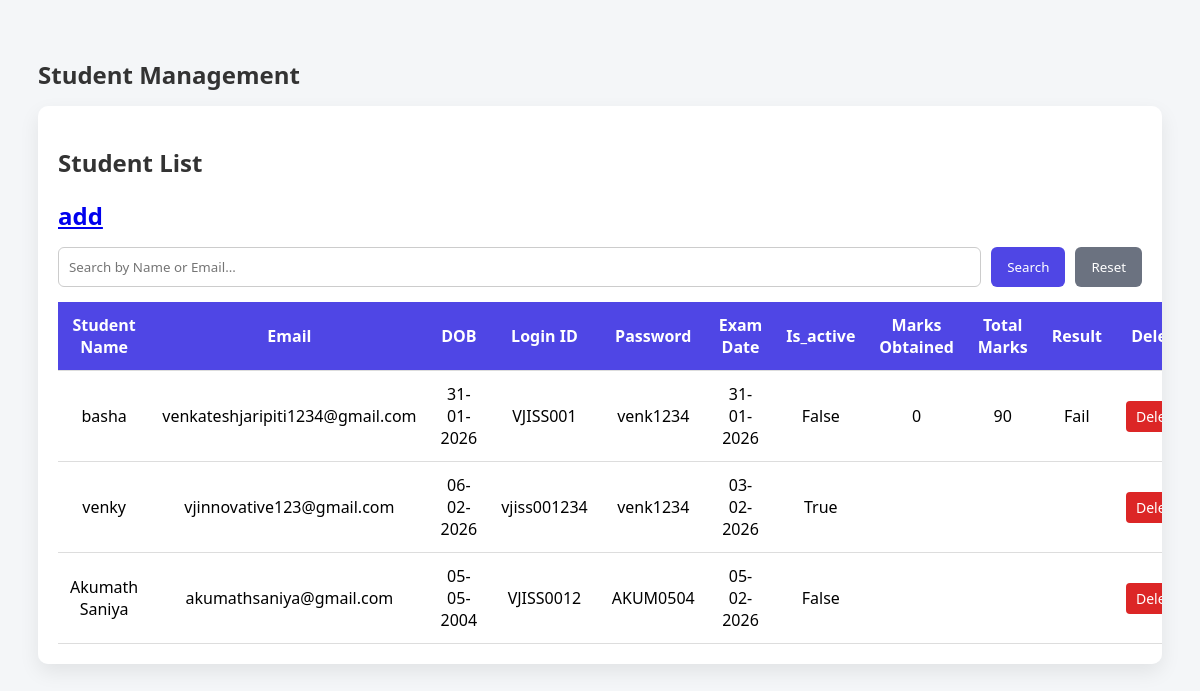
The page /stddata/ on the database as committed earlier.
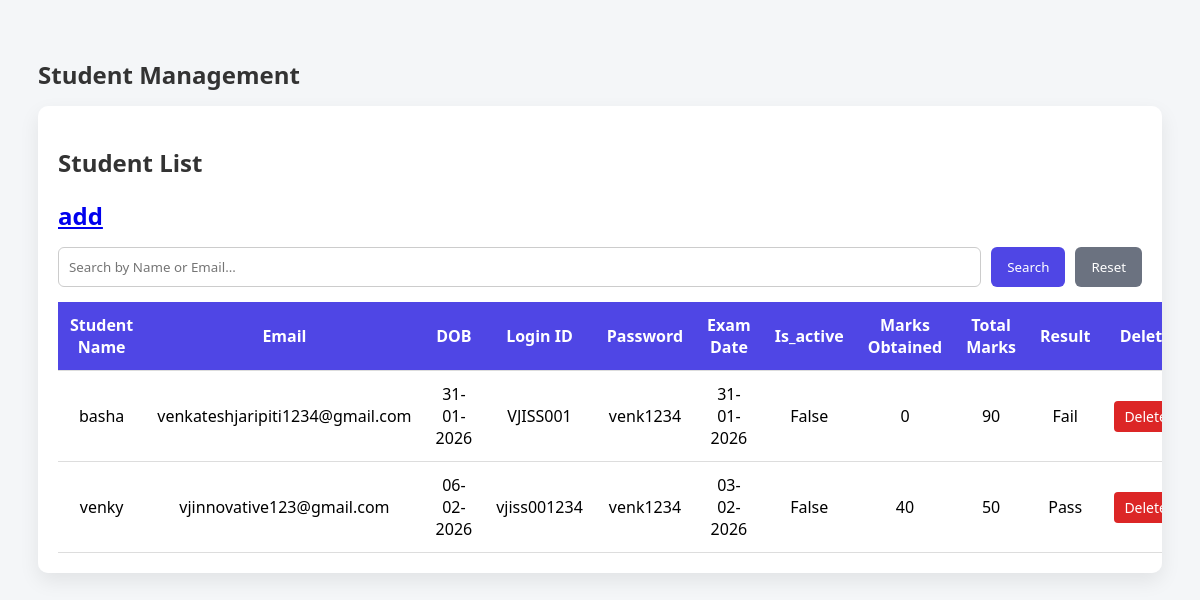
The same page on the database as committed later.
### CodingTestApp/models.py (models this page shows, shortened)
class Student(models.Model):
    student_name=models.CharField(max_length=100)
    student_email=models.EmailField(primary_key=True)
    student_id=models.CharField(max_length=20,null=True,blank=True)
    student_password=models.CharField(max_length=20,null=True,blank=True)
    student_dob=models.DateField()
    exam_date=models.DateField(null=True,blank=True)
    is_active=models.BooleanField(default=True)

class Result(models.Model):
    student=models.ForeignKey(Student,on_delete=models.CASCADE,related_name='results')
    marks_obtained=models.IntegerField(default=0)
    total_marks=models.IntegerField(default=10)
    result=models.CharField(max_length=10,blank=True,null=True)

### CodingTestApp/views.py (the view)
# urls.py: path('stddata/',StudentRegisterData,name='register'),
def StudentRegisterData(request):
    data=Student.objects.prefetch_related('results').all()
    return render(request,'register.html',{'data':data})

### templates/register.html (shortened to what this page needs)
<!DOCTYPE html>
{% load static %}
<html lang="en">
<head>
<link rel="stylesheet" href="{% static 'css/register.css' %}">
</head>
<body>
<h2>Student Management</h2>
<div class="table-card">
    <h2>Student List</h2>
   <h2> <a href="{% url 'registation' %}">add</a></h2>
    <div style="display:flex; gap:10px; margin-bottom:15px;">
    <input
        type="text"
        id="searchInput"
        placeholder="Search by Name or Email..."
        style="
            flex:1;
            padding:10px;
            border-radius:6px;
            border:1px solid #ccc;
            outline:none;
        "
        onkeyup="searchStudent()"
    >
    <button
        onclick="searchStudent()"
        style="
            background:#4f46e5;
            color:white;
            border:none;
            padding:10px 16px;
            border-radius:6px;
            cursor:pointer;
        "
    >
        Search
    </button>
    <button
        onclick="resetSearch()"
        style="
            background:#6b7280;
            color:white;
            border:none;
            padding:10px 16px;
            border-radius:6px;
            cursor:pointer;
        "
    >
        Reset
    </button>
</div>
    <table id="studentTable">
        <thead>
            <tr>
                <th>Student Name</th>
                <th>Email</th>
                <th>DOB</th>
                <th>Login ID</th>
                <th>Password</th>
                <th>Exam Date</th>
                <th>Is_active</th>
                <th>Marks Obtained</th>
                <th>Total Marks</th>
                <th>Result</th>
                <th>Delete</th>
            </tr>
        </thead>
        <tbody>
            {% for data in data %}
            {% with data.results.first as result %}
         <tr data-id="{{ data.id }}" data-email="{{ data.student_email }}">
                <td contenteditable="false">{{ data.student_name }}</td>
                <td contenteditable="false">{{ data.student_email }}</td>
                <td contenteditable="false"> {{ data.student_dob|date:"d-m-Y" }}</td>
                <td contenteditable="false">{{ data.student_id }}</td>
                <td contenteditable="false">{{ data.student_password }}</td>
                <td contenteditable="false">{{ data.exam_date|date:"d-m-Y" }}</td>
                <td contenteditable="false">{{ data.is_active }}</td>
                <td contenteditable="false">{{ result.marks_obtained }}</td>
                <td contenteditable="false">{{ result.total_marks }}</td>
                <td contenteditable="false">{{ result.result }}</td>
                <td>
                   <a href="{% url 'delete' data.student_email %}"
   class="btn-delete"
   onclick="return confirm('Are you sure you want to delete this student?')">
   Delete
</a>
                </td>
            </tr>
            {% endwith %}
            {% empty %}
            <tr>
                <td colspan="10">No data available</td>
            </tr>
            {% endfor %}
        </tbody>
    </table>
</div>
</body>
</html>

### static/css/register.css (style rules this page uses)
* { box-sizing: border-box; font-family: "Segoe UI", Tahoma, Geneva, Verdana, sans-serif; }
body { background: #f4f6f8; padding: 30px; }
h2 { margin-bottom: 15px; color: #333; }
.table-card { background: #ffffff; padding: 20px; border-radius: 10px; box-shadow: 0 8px 20px rgba(0,0,0,0.08); overflow-x: auto; }
table { width: 100%; border-collapse: collapse; }
thead { background: #4f46e5; color: white; }
th, td { padding: 12px; text-align: center; border-bottom: 1px solid #ddd; }
.btn-delete { background: #dc2626; color: white; padding: 6px 10px; border-radius: 4px; text-decoration: none; font-size: 14px; }

Rows that differ between the two databases and show on the page:
removed Student: student_name "Akumath Saniya", student_email "akumathsaniya@gmail.com", student_dob "05-05-2004", student_id "VJISS0012", student_password "AKUM0504", exam_date "05-02-2026", is_active "False"
changed Student "venky": is_active "True" → "False"; results.first.marks_obtained (not shown) → "40"; results.first.total_marks (not shown) → "50"; results.first.result (not shown) → "Pass"
